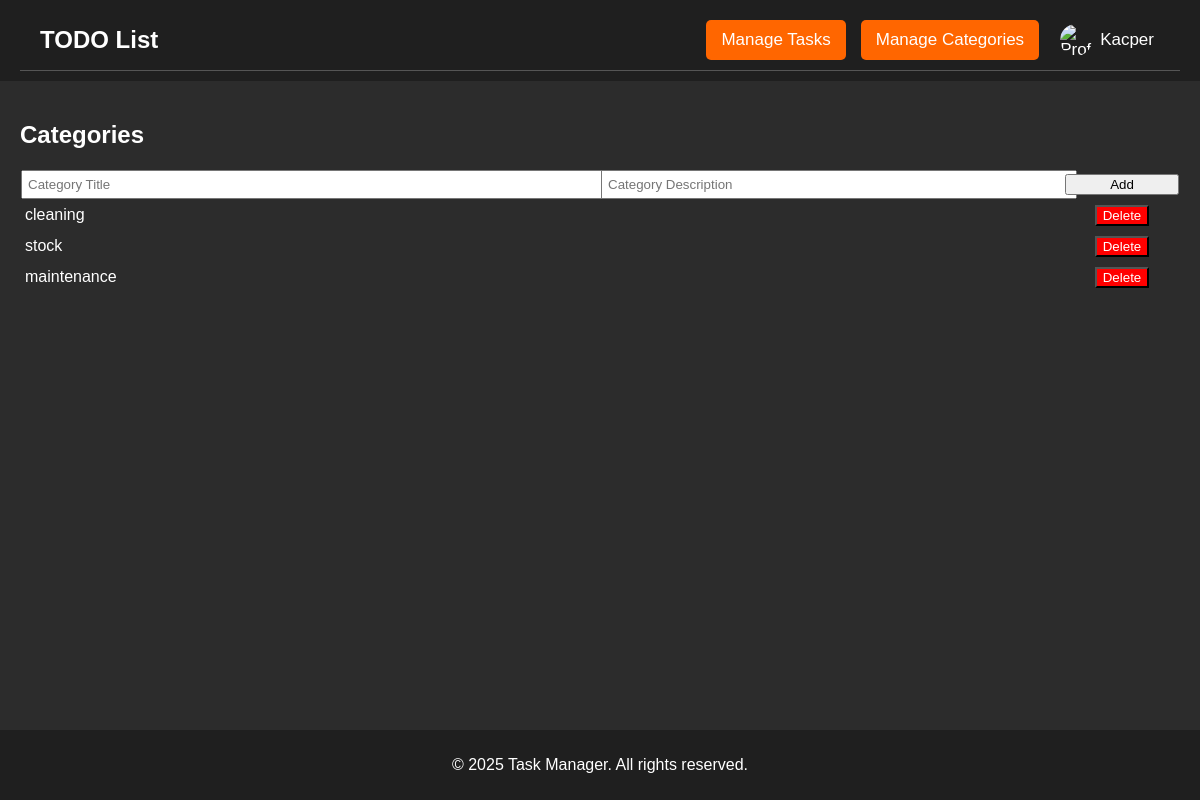
Page /categories/ (signed in) on the committed database.
### todo/models.py (models this page shows, shortened)
class Category(models.Model):
    title = models.CharField(max_length=100)
    description = models.TextField()

### todo/views.py (the view)
# urls.py: path('', views.manage_categories, name='manage_categories'),
@login_required
def manage_categories(request):
    categories = Category.objects.all()
    return render(request, 'manage-categories.html', {'categories': categories})

### todo/templates/manage-categories.html (shortened to what this page needs)
{% extends "base.html" %}
{% block content %}
<div>
    <h2>Categories</h2>
    <table style="width: 100%; border-collapse: collapse;">
        <tr>
            <form method="post" action="{% url 'categories:add_category' %}">
                <td style="width: 50%;">
                    <input type="text" name="title" placeholder="Category Title" required style="width: 100%; padding: 5px;">
                </td>
                <td style="width: 40%;">
                    <input name="description" placeholder="Category Description" style="width: 100%; padding: 5px;">
                </td>
                <td style="width: 10%;">
                    <button type="submit" style="width: 100%;">Add</button>
                </td>
            </form>
        </tr>
        {% for category in categories %}
        <tr>
            <td style="width: 50%; padding: 5px;">{{ category.title }}</td>
            <td style="width: 40%; padding: 5px;">{{ category.description }}</td>
            <td style="width: 10%; padding: 5px; text-align: center;">
                <a href="{% url 'categories:delete_category' category.id %}">
                    <button style="background-color: red; color: white;">Delete</button>
                </a>
            </td>
        </tr>
        {% endfor %}
    </table>
</div>
{% endblock %}

### todo/templates/base.html (shortened to what this page needs)
{% load static %}
<!DOCTYPE html>
<html lang="en">
<head>
    <link rel="stylesheet" href="{% static 'css/styles.css' %}">
</head>
<body>
    <header>
        <nav class="navbar">
            <div class="navbar-left">
                <a href="{% url 'tasks:todo' %}" class="navbar-brand">TODO List</a>
            </div>
            <div class="navbar-right">
                <a href="{% url 'tasks:manage_tasks' %}" class="navbar-btn">Manage Tasks</a>
                <a href="{% url 'categories:manage_categories' %}" class="navbar-btn">Manage Categories</a>
                <div class="dropdown">
                    <button class="dropdown-toggle">
                        <img src="{% static 'images/profile-icon.png' %}" alt="Profile" class="profile-icon">
                        <span class="profile-username">{{ user.username }}</span>
                    </button>
                </div>
            </div>
        </nav>
    </header>
    <main>
        {% block content %}
        {% endblock %}
    </main>
    <footer>
        <p>&copy; 2025 Task Manager. All rights reserved.</p>
    </footer>
</body>
</html>

### todo/static/css/styles.css (style rules this page uses)
:root { --color-background: #2c2c2c; --color-header-footer: #1f1f1f; --color-text: #ffffff; --color-form-background: #ffffff; --color-form-text: #2c2c2c; --color-form-border: #555; --color-button-primary: #ff6600; --color-button-primary-hover: #e65c00; --color-button-active: #ffffff; --color-button-inactive: #818181; --color-list-item-background: #ffffff; --color-list-item-text: #2c2c2c; --color-link: #ff6600; --color-link-hover: underline; --font-family: Arial, sans-serif; --font-size-default: 17px; --spacing-padding: 10px 15px; --spacing-border-radius: 5px; --shadow-light: 0 2px 4px rgba(0, 0, 0, 0.1); }
body { font-family: var(--font-family); margin: 0; padding: 0; background-color: var(--color-background); color: var(--color-text); display: flex; flex-direction: column; min-height: 100vh; }
header { background-color: var(--color-header-footer); color: var(--color-text); padding: 10px 20px; text-align: center; position: relative; }
footer { background-color: var(--color-header-footer); color: var(--color-text); text-align: center; padding: 10px 0; position: fixed; bottom: 0; width: 100%; }
main { padding: 20px; margin-bottom: 50px; flex: 1; display: flex; flex-direction: column; }
.navbar { display: flex; justify-content: space-between; align-items: center; background-color: var(--color-header-footer); padding: 10px 20px; border-bottom: 1px solid var(--color-form-border); }
.navbar-left, .navbar-right { display: flex; align-items: center; }
.navbar-right { gap: 15px; }
.navbar-btn { background-color: var(--color-button-primary); color: var(--color-text); padding: var(--spacing-padding); border-radius: var(--spacing-border-radius); text-decoration: none; font-size: var(--font-size-default); transition: background-color 0.2s ease, transform 0.1s ease; }
.dropdown { position: relative; display: inline-block; }
.dropdown-toggle { background: none; border: none; cursor: pointer; display: flex; align-items: center; gap: 8px; color: var(--color-text); font-size: var(--font-size-default); }
.profile-icon { width: 32px; height: 32px; border-radius: 50%; }
.profile-username { font-size: var(--font-size-default); color: var(--color-text); }
.navbar-brand { font-size: 1.5rem; font-weight: bold; color: var(--color-text); text-decoration: none; }

### rows in the picture
Category: title "cleaning"
Category: title "stock"
Category: title "maintenance"

### other values in the picture
{{ user.username }} "Kacper"
